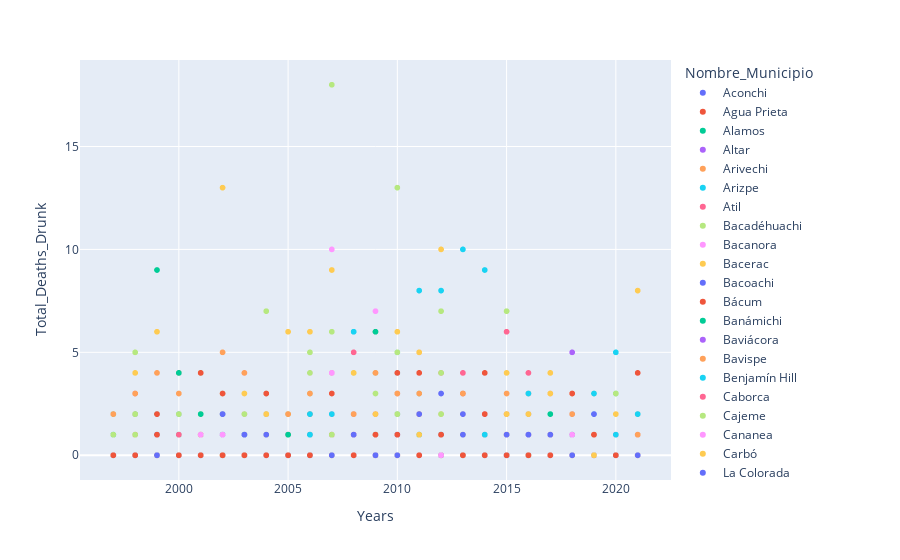

Notebook code cell kept with this figure:
### Code cell
fig = px.scatter(df_Municipio_Deaths, x="Years", y="Total_Deaths_Drunk", color="Nombre_Municipio")
fig.show()
